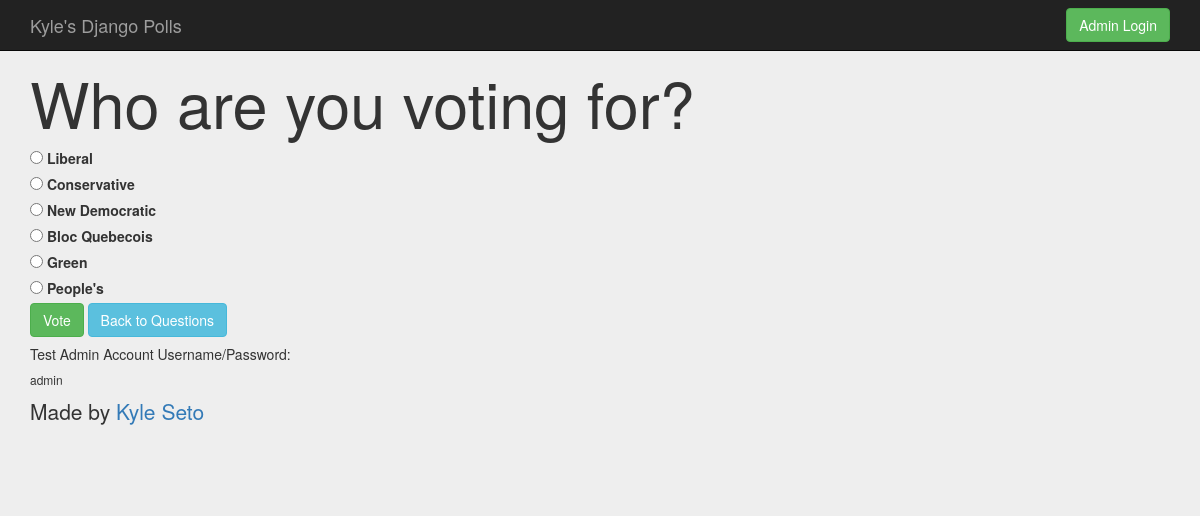
The page /polls/1/ on the database its author committed.
### polls/models.py (models this page shows, shortened)
class Question(models.Model):
    question_text = models.CharField(max_length = 100)
    pub_date = models.DateTimeField('date published')

class Choice(models.Model):
    choice_text = models.CharField(max_length = 200)
    votes = models.IntegerField(default = 0)
    question = models.ForeignKey(Question, on_delete=models.CASCADE)

### polls/views.py (the view)
# urls.py: path('<int:question_id>/', views.detail, name='detail'),
def detail(request, question_id):
    question = get_object_or_404(Question, pk=question_id)
    return render(request, 'polls/detail.html',{'question':question})

### polls/templates/polls/detail.html (shortened to what this page needs)
<!DOCTYPE html>
{% extends 'polls/base.html' %}
{% block main_content %}
<h1>{{ question.question_text }}</h1>
<form action = "{% url 'polls:vote' question.id%}" method = "post">
    {% for choice in question.choice_set.all %}
        <input type="radio" name="choice" id="choice{{forloop.counter}}" value="{{choice.id}}"/>
        <label for="choice{{forloop.counter}}">{{choice.choice_text}}</label><br>
    {% endfor %}
    <input type="submit" class="btn btn-success" value="Vote"/> <a class="btn btn-info" href="{% url 'polls:index' %}">Back to Questions</a>
</form>
{% endblock %}

### polls/static/polls/style.css (style rules this page uses)
body { background-color:rgb(238, 238, 238); }

### rows shown on the page
Question: question_text "Who are you voting for?"
Choice: choice_text "Liberal"
Choice: choice_text "Conservative"
Choice: choice_text "New Democratic"
Choice: choice_text "Bloc Quebecois"
Choice: choice_text "Green"
Choice: choice_text "People's"
